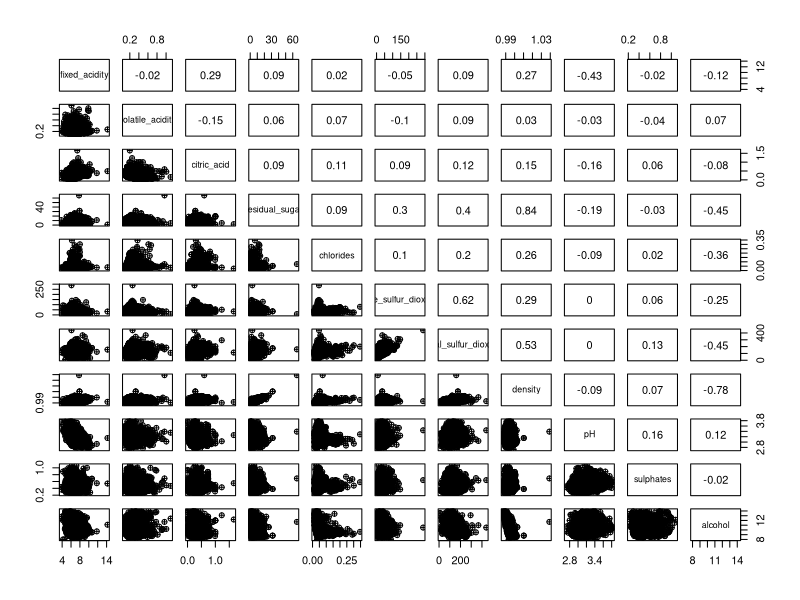
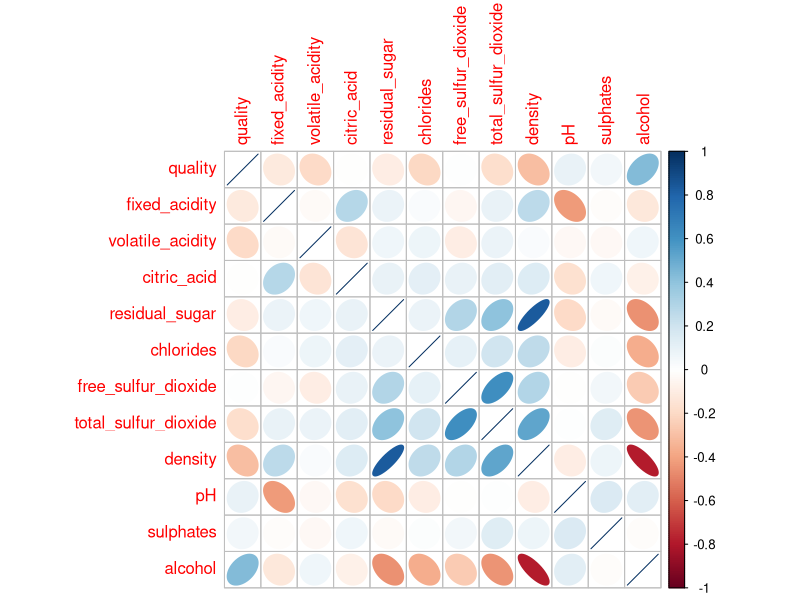
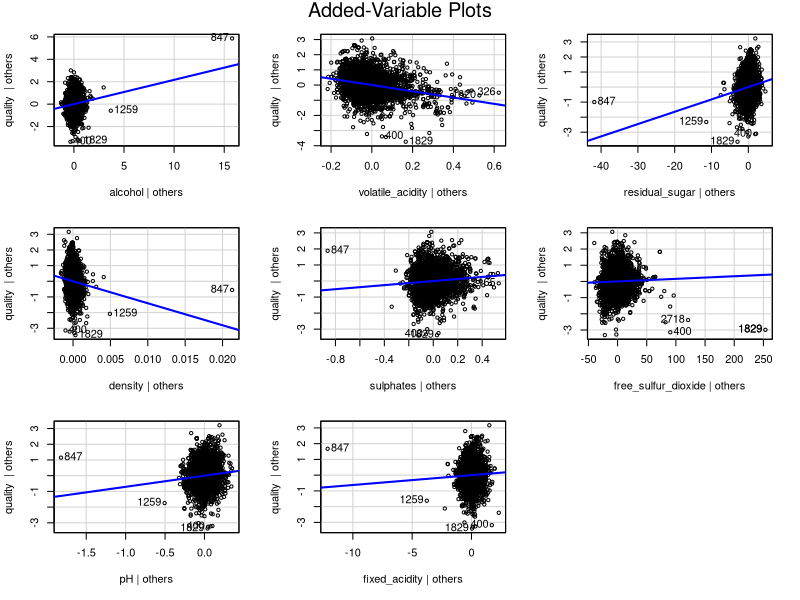
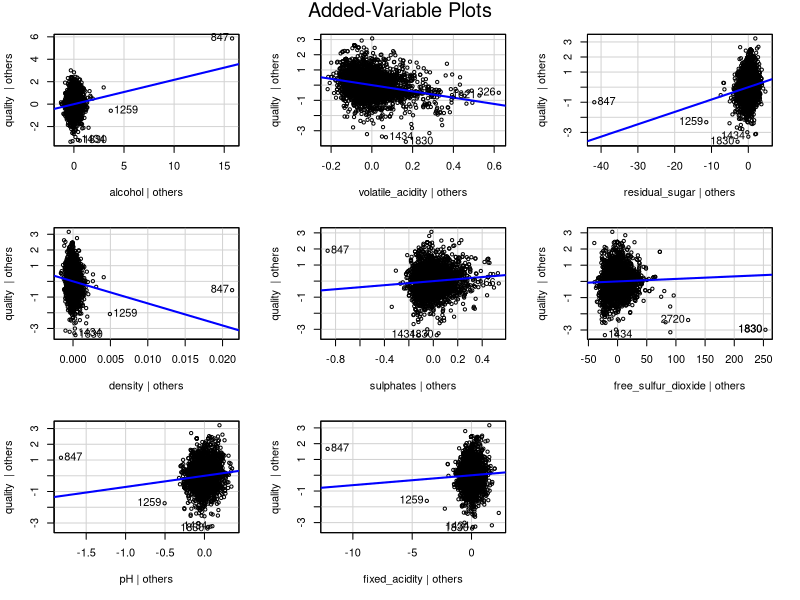
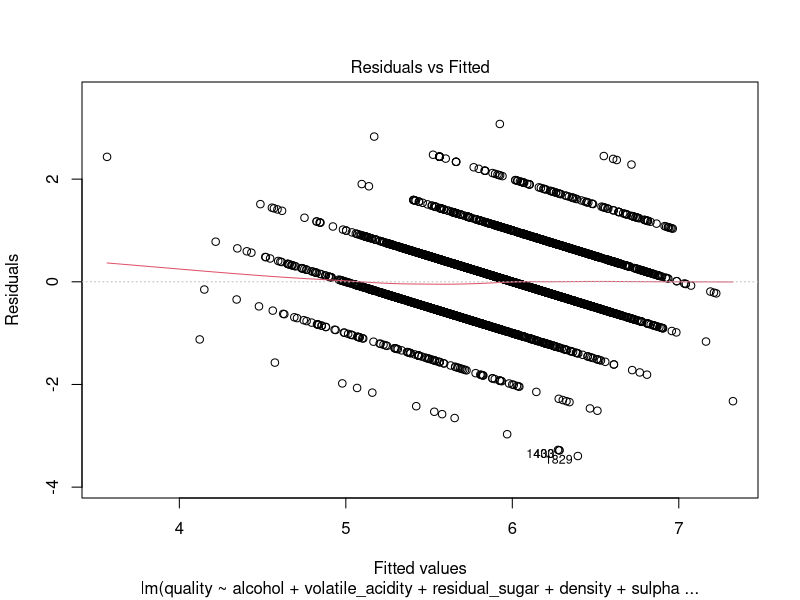
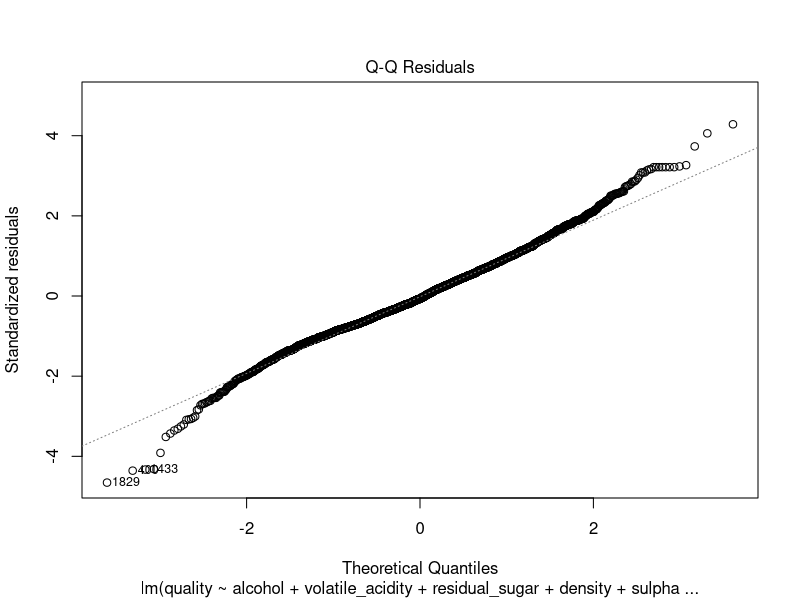
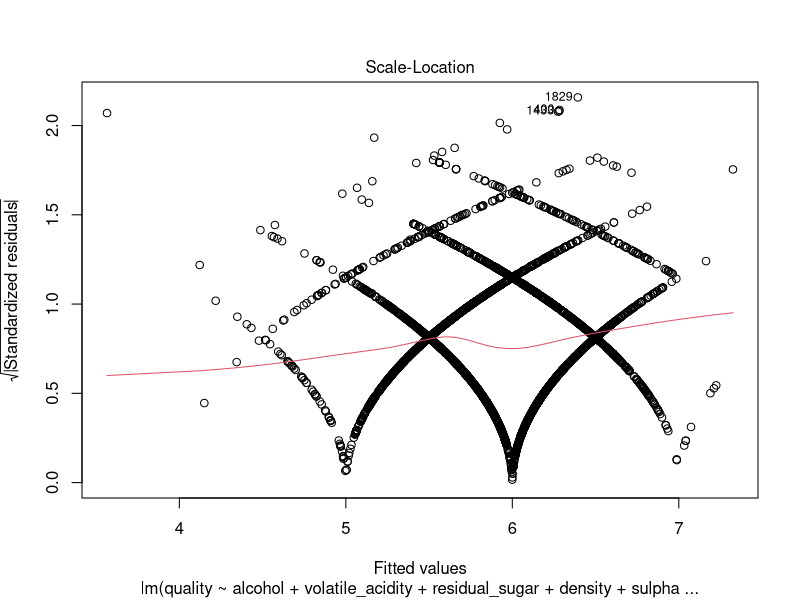
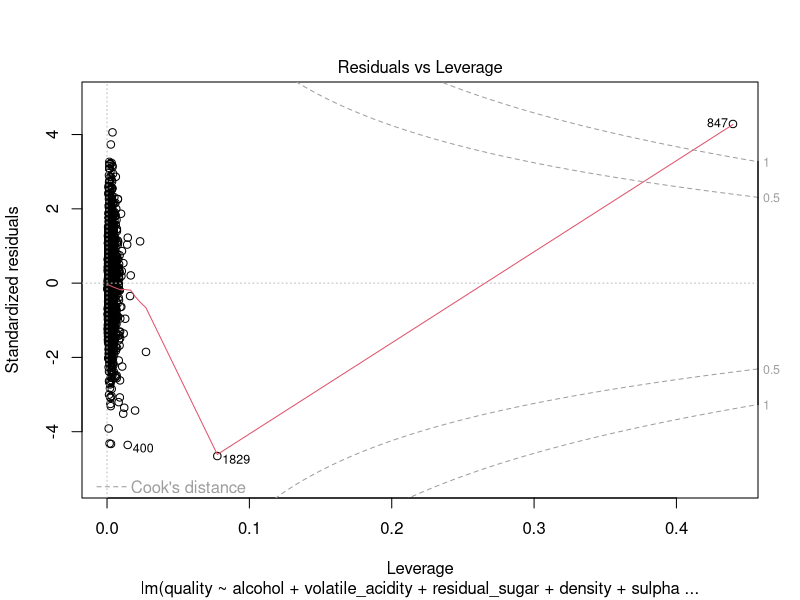

These figures' R source, in order:
## ---- chunk 1
knitr::opts_chunk$set(echo = T,
                      results = "hide")
## ---- chunk 2
rm(list=ls())
library(readr)
library(carData)
library(MASS)
library(randomForest)
library(caret)
library(tidyverse)
library(corrplot)
library(car)
## ---- chunk 3
winequality_white <- read_csv("winequality-white.csv")
Data_white <- na.omit(winequality_white )
train_size_white <- floor(2/3*nrow(Data_white))
train_index_white <- sample(seq_len(nrow(Data_white)),size = train_size_white)
Data_white_training <- Data_white[train_index_white,]
Data_white_test <- Data_white[-train_index_white,]
## ---- chunk 4
data.frame(summary(winequality_white))
head(winequality_white)

# Correlation panel
panel.cor <- function(x, y){
    usr <- par("usr"); on.exit(par(usr))
    par(usr = c(0, 1, 0, 1))
    r <- round(cor(x, y), digits=2)
    txt <- r
    cex.cor <- 0.8/strwidth(txt)
    text(0.5,0.5,txt)
}

# Customize upper panel
lower.panel<-function(x, y){
  points(x,y, pch = 10)
}

# Create the plots
pairs(winequality_white[,2:ncol(winequality_white)], upper.panel = panel.cor,lower.panel = lower.panel)
G = cor(winequality_white)
corrplot(G, method="ellipse")
## ---- chunk 5
Check_p <- function (model){
  summary_table <- coef(summary(model))
  pval <- pnorm(abs(summary_table[, "t value"]),lower.tail = FALSE)* 2
  summary_table <- cbind(summary_table, "p value" = round(pval,7))
  summary_table 
}

Pred_OLR <- function (model,test_data) {
  predict_matrix <- as.matrix(round(predict(model,test_data[,2:ncol(test_data)],type = "p"), 3))
  Prediction <- NULL
  for (i in 1:nrow(Data_white_test)){
    Prediction[i] = which.max(predict_matrix[i,])+2
  }
  Prediction
}

Check_accurate_rate <- function (test_data,final_result) {
  difference_matrix = final_result - test_data[,1]
  count = 0
  for (j in 1:nrow(difference_matrix)){
    if (difference_matrix[j,] == 0){
      count = count + 1
    }
  }
  count/nrow(difference_matrix)
}

Data_white_test_OLR = Data_white_test
Data_white_training_OLR = Data_white_training

#Factorize the dependent variable and scale the variable
Data_white_training_OLR$quality = factor(Data_white_training$quality, levels = c("3","4","5","6","7","8","9"),ordered = TRUE)
OLR_white <- polr(formula = quality ~ ., data = Data_white_training_OLR, Hess = TRUE)
Check_p(OLR_white)
summary(OLR_white)

# Prediction before reduction 
OLR_check_white <- Pred_OLR(OLR_white,Data_white_test_OLR)
paste("The accurate rate for Ordinal Logistic Regression Model is ",round(Check_accurate_rate(Data_white_test,OLR_check_white),5))

R_sq_OLR = R2(Data_white_test$quality,OLR_check_white)
RMSPE_OLR = RMSE(Data_white_test$quality,OLR_check_white)
MAPE_OLR = MAE(Data_white_test$quality,OLR_check_white)
print(c(R_sq_OLR,RMSPE_OLR/sd(Data_white_test$quality),MAPE_OLR))

table(t(Data_white_test[,1]),OLR_check_white)

# Remove the predictor
# citric_acid, chlorides and total_sulfur_dioxide
OLR_white_reduce <- polr(formula = quality ~ fixed_acidity+volatile_acidity+residual_sugar+free_sulfur_dioxide+density+pH +sulphates+alcohol , data = Data_white_training_OLR, Hess = TRUE)
Check_p(OLR_white_reduce)
summary(OLR_white_reduce)

# Prediction After reduction
OLR_check_white_reduced <- Pred_OLR(OLR_white_reduce,Data_white_test_OLR)
Accurate_rate_white = Check_accurate_rate(Data_white_test,OLR_check_white_reduced) 
paste("The accurate rate for Reduced Ordinal Logistic Regression Model is ",round(Check_accurate_rate(Data_white_test,OLR_check_white_reduced),5))

R_sq_OLR_redu = R2(Data_white_test$quality,OLR_check_white_reduced)
RMSPE_OLR_redu = RMSE(Data_white_test$quality,OLR_check_white_reduced)
MAPE_OLR_redu = MAE(Data_white_test$quality,OLR_check_white_reduced)
print(c(R_sq_OLR_redu,RMSPE_OLR_redu/sd(Data_white_test$quality),MAPE_OLR_redu))

table(t(Data_white_test[,1]),OLR_check_white_reduced)
## ---- chunk 6
Data_white_training_RF <- Data_white_training
Data_white_training_RF$quality <- as.factor(Data_white_training_RF$quality)
Data_white_training_RF$quality = factor(Data_white_training_RF$quality, levels = c("3","4","5","6","7","8","9"),ordered = TRUE)

Data_white_test_RF <- Data_white_test
Data_white_test_RF$quality  = NA
Data_white_test_RF$quality <- as.factor(Data_white_test_RF$quality)
Data_white_test_RF$quality <- factor(Data_white_test_RF$quality, levels = c("3","4","5","6","7","8","9"),ordered = TRUE)

#determine the number of loops
n = 50

#determine the ntree
n_tree = 50

for(i in 1:n)
{
  RF_white <- randomForest(quality~.,data = droplevels(Data_white_training_RF), ntree = n_tree, nPerm = 10,mtry = 4)
  pred_RF_white <- predict(RF_white,Data_white_test_RF)
  Data_white_test_RF <- cbind(Data_white_test_RF, as.data.frame(pred_RF_white))
  colnames(Data_white_test_RF)[ncol(Data_white_test_RF)] <- paste0("Prediction",i)
}

#function to get mode of one row
getmode <- function(v) 
{
  uniqv <- unique(v)
  uniqv[which.max(tabulate(match(v, uniqv)))]
}

#get the predicted value
RF_pred_white <- as.data.frame(Data_white_test_RF[,13:(13+n-1)])

# get the mode of the predicted data
RF_final_pred_white = NULL
for(i in 1:nrow(RF_pred_white))
{
  RF_final_pred_white = c(RF_final_pred_white,as.numeric(getmode(as.vector(unlist(RF_pred_white[i,])))))
}

RF_check_white = as.matrix(RF_final_pred_white)

paste("The accurate rate for Random Forrest Model is ",round(Check_accurate_rate(Data_white_test,RF_check_white),5))

R_sq_RF = R2(Data_white_test$quality,RF_check_white)
RMSPE_RF = RMSE(Data_white_test$quality,RF_check_white)
MAPE_RF = MAE(Data_white_test$quality,RF_check_white)
print(c(R_sq_RF,RMSPE_RF/sd(Data_white_test$quality),MAPE_RF))

table(t(Data_white_test[,1]),RF_check_white)
## ---- chunk 7
#stepwise selection

LM_white_full = lm(formula = quality ~., data = Data_white_training) 
LM_white_null = lm(formula = quality ~1, data = Data_white_training) 

step(LM_white_null,data = Data_white_training,scope = list(upper = LM_white_full),direction = "both")

# remove citric_acid, chlorides and total_sulfur_dioxide
data_test_temp<- Data_white_training[-1281,]
data_test_temp<- data_test_temp[-2430,]

LM_step_white_test <- lm(formula = quality ~ alcohol + volatile_acidity + residual_sugar + density + sulphates + free_sulfur_dioxide + pH + fixed_acidity, data = data_test_temp)

LM_step_white <- lm(formula = quality ~ alcohol + volatile_acidity + residual_sugar + density + sulphates + free_sulfur_dioxide + pH + fixed_acidity, data = Data_white_training)

summary(LM_step_white_test)
avPlots(LM_step_white_test)
AIC(LM_step_white_test)

summary(LM_step_white)
avPlots(LM_step_white)
AIC(LM_step_white)

#Assumption check for the col-linearity 
vif(LM_step_white_test)
X_matrix_LM_step_white = as.matrix(data_test_temp[,-c(1,4,6,7)])
XX_LM_step_white=t(X_matrix_LM_step_white)%*%X_matrix_LM_step_white
lambda_LM_step_white = eigen(XX_LM_step_white)$values
cond_number_LM_step_white=max(lambda_LM_step_white)/min(lambda_LM_step_white)
indices_LM_step_white=max(lambda_LM_step_white)/lambda_LM_step_white

plot(LM_step_white_test)

#Prediction; Model check 
LM_step_check_white = round(as.matrix(predict(LM_step_white,Data_white_test)),0)
paste("The accurate rate for Step-Wise is ",round(Check_accurate_rate(Data_white_test,LM_step_check_white),5))

LM_step_check_white_test = round(as.matrix(predict(LM_step_white_test,Data_white_test)),0)
paste("The accurate rate for Step-Wise is ",round(Check_accurate_rate(Data_white_test,LM_step_check_white_test),5))

RMSPE_LM_white = RMSE(Data_white_test$quality,LM_step_check_white_test)
MAPE_LM_white = MAE(Data_white_test$quality,LM_step_check_white_test)
print(c(RMSPE_LM_white/sd(Data_white_test$quality),MAPE_LM_white))

table(t(Data_white_test[,1]),LM_step_check_white_test)
